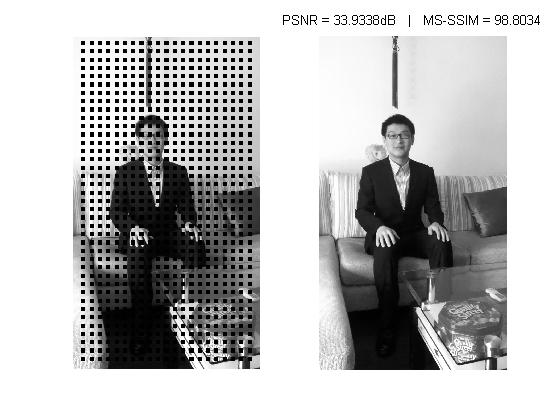
%> input picture SLP/006.jpg, 560 x 420 px
$ octave run.m   (GNU Octave 9; MATLAB toolbox functions it lacks are replaced by stand-ins)
%> lines starting %> are read from the running program, lines starting %| are printed output that depends on the picture; in (x1, y1, x2, y2) boxes, pixels count from 0 and x2, y2 are one past the last pixel; in counts of white or black regions, pixels touching at a corner belong together; the program's own positions count from 1
### SLP/simuLoss.m
%This function simulates damages in the received frame corresponding to the
%loss of one NALU (i.e. slice) given a slicing mode and the slice to be
%lost

function [y centers] = simuLoss(img, mb_size, nSlices, nLoss, mode)

% INPUT:
%   img     - original frame
%   nSlice  - number of slices the image is made of
%   nLoss   - indicates the slice that is lost
%   mb_size - macroblock dimensions

% OUTPUT:
%   y       - damaged frame, missing pixels are set to -1
%   centers - 2xN vector, where N is the number of missing macroblocks
%           - [row_1 row_2 ... row_N;
%              col_1 col_2 ... col_N]
%           - row_i (col_i) indicates the row (column) of the top-left
%            corner of the i^th missing macroblock
%

if nargin < 3
    mode = 'default';
end

y = img;
[rows cols] = size(img);

%Dispersed slicing, as described in Recommendation H.264
if strcmp(mode, 'dispersed')

    %Extracting variables needed for slicing (see Recommendation H.264)
    PicWidthInMbs = cols/mb_size;
    PicHeightInMbs = rows/mb_size;
    PicSizeInMapUnits = PicWidthInMbs * PicHeightInMbs;
    num_slice_groups_minus1 = nSlices - 1;
    mapUnitToSliceGroupMap = zeros(1,PicSizeInMapUnits);
    %%%%%%%%%%%%%%%%%%%%%%%%%%%%%%%%%%%%%%%%%%%%%%%%%%%%%%%%%%%%%%%%%%%

    %see 8.2.2.2 "Specification for dispersed slice group map type" in
    %Recommendation H.264 (p. 116)
    for i = 0:PicSizeInMapUnits-1
        mapUnitToSliceGroupMap(i+1)  = mod((mod(i,PicWidthInMbs) + floor((floor(i/PicWidthInMbs)*(num_slice_groups_minus1+1))/2)),(num_slice_groups_minus1+1));
    end

    %Setting the missing pixels to -1 and computing "centers"
    counter = 1;
    counter_centers = 1;
    centers = zeros(2,sum(mapUnitToSliceGroupMap(counter)+1 == nLoss));
    for i = 1:mb_size:rows-mb_size+1
        for j = 1:mb_size:cols-mb_size+1

            if mapUnitToSliceGroupMap(counter)+1 == nLoss
                y(i:i+mb_size-1,j:j+mb_size-1) = -ones(mb_size);
                centers(:,counter_centers) = [i;j];
                counter_centers = counter_centers + 1;
            end
            counter = counter + 1;

        end
    end

%Slicing for testing purposes, the "famous" 25% loss where every missing
%macroblock has all its 8 closest neighbouring macroblocks available
% (REFERENCE) XXXXXXXXXXXXXXXXXXXXXXXXXXXXXXXXXXX
elseif strcmp(mode, 'default')
    auxX = floor(cols/(2*mb_size));
    auxY = floor(rows/(2*2*mb_size));
    centers = zeros(2,auxX*auxY);
    counter = 1;

    for i = 1+mb_size:2*mb_size:rows
        for j = 1:2*mb_size:cols
            if i > 1 && i < rows - mb_size && j > 1 && j < cols - mb_size
                y(i:i+mb_size-1,j:j+mb_size-1) = -ones(mb_size);
                centers(:,counter) = [i;j];
                counter = counter + 1;
            end
        end
    end


elseif strcmp(mode, 'specify')
    % 本模式基于FMO TYPE2 丢失模式，构造成图像roi区域丢失
    PicWidthInMbs = cols/mb_size;    % 以块大小计量图片：宽度
    PicHeightInMbs = rows/mb_size;   % 高度
    PicSizeInMapUnits = PicWidthInMbs * PicHeightInMbs;    % 用块大小计算图像面积
    num_slice_groups_minus1 = nSlices - 1;    % nSlices:图像由多少slice组成
    mapUnitToSliceGroupMap = zeros(1,PicSizeInMapUnits);    %散布图做编号
    % configure
    mapUnitToSliceGroupMap(461:467) = 1;
    mapUnitToSliceGroupMap(461+32:467+32) = 1;
    mapUnitToSliceGroupMap(461+32*2:467+32*2) = 1;
    mapUnitToSliceGroupMap(461+32*3:467+32*3) = 1;


    % C实现为：
    % for( i = 0; i < p_Img->PicSizeInMapUnits; i++ ){
    % p_Img->MapUnitToSliceGroupMap [i] = (byte) (((i%p_Img->PicWidthInMbs)+(((i/p_Img->PicWidthInMbs)*(pps->num_slice_groups_minus1+1))>>1))
    %  %(pps->num_slice_groups_minus1+1));}

    %for i = 0:PicSizeInMapUnits-1
    %    mapUnitToSliceGroupMap(i+1)  = mod((mod(i,PicWidthInMbs) + floor((floor(i/PicWidthInMbs)*(num_slice_groups_minus1+1))/2)),(num_slice_groups_minus1+1));
    %end

    %Setting the missing pixels to -1 and computing param:centers:
    counter = 1;
    counter_centers = 1;

    centers = zeros(2,sum(mapUnitToSliceGroupMap(counter)+1 == nLoss));
    %centers?什么作用，为什么它是二维矩阵

    for i = 1:mb_size:rows-mb_size+1
        for j = 1:mb_size:cols-mb_size+1

            if mapUnitToSliceGroupMap(counter) == nLoss
                y(i:i+mb_size-1,j:j+mb_size-1) = -ones(mb_size);% 选定块置 -1
                centers(:,counter_centers) = [i;j];
                counter_centers = counter_centers + 1;
            end
            counter = counter + 1;

        end
    end


else
    display('Error: Invalid slicing mode')
end


end

### SLP/run.m
%%%%%%%%%%%%%%%%%%%%%%%%%%%%%%%%%%%%%%%%%%%%%%%%%%%%%%%%%%%%%%%%%%%%
%                                                                  %
%   Copyright (c) 2011 by                                          %
%   Jan Koloda                                                     %
%   Universidad de Granada, Granada, Spain                         %
%   - all rights reserved -                                        %
%                                                                  %
%   This is an implementation of the algorithm described in:       %
%   Koloda, J., Ostergaard, J., Jensen, S.H., Sanchez, V. and      %
%   Peinado, A.M. "Sequential Error Concealment for Video/Images   %
%   by Sparse Linear Prediction", IEEE Transactions on Multimedia, %
%   June 2013.                                                     %
%                                                                  %
%   This program is free of charge for personal and scientific     %
%   use (with proper citation). The author does NOT give up his    %
%   copyright. Any commercial use is prohibited.                   %
%   YOU ARE USING THIS PROGRAM AT YOUR OWN RISK! THE AUTHOR        %
%   IS NOT RESPONSIBLE FOR ANY DAMAGE OR DATA-LOSS CAUSED BY THE   %
%   USE OF THIS PROGRAM.                                           %
%                                                                  %
%   If you have any questions please contact:                      %
%                                                                  %
%   Jan Koloda                                                     %
%   Dpt. Signal Theory, Networking and Communication               %
%   Universidad de Granada                                         %
%   Granada, Spain                                                 %
%                                                                  %
%                                                                  %
%   email: janko @ ugr.es                                          %
%                                                                  %
%%%%%%%%%%%%%%%%%%%%%%%%%%%%%%%%%%%%%%%%%%%%%%%%%%%%%%%%%%%%%%%%%%%%

%% init
clear;
clc;

%% Loading the image and parsing it to grey level, if needed
[filename,pathname]=uigetfile({'*.tiff';'*.tif';'*.*';'*.bmp'},'图像文件');
%> the answer given: 006.jpg
file=[pathname,filename];
img = imread(file);
%> img is the input picture: size 420x560x3 uint8; min 0, max 255, mean 188.6
[r c d] = size(img);
%> r = 420; c = 560; d = 3
if d > 1
    img = double(rgb2gray(img));
%> img: size 420x560 double
else
    img = double(img);
end

%% Generating losses
tic    %开始计时

slice_to_be_lost = 1;
nSlices = 2;
mbSize = 16;
mode = 'specify';

%Cropping the image so it is made of an integer number of macroblocks %%%%%
img = img(1:floor(r/mbSize)*mbSize,1:floor(c/mbSize)*mbSize);
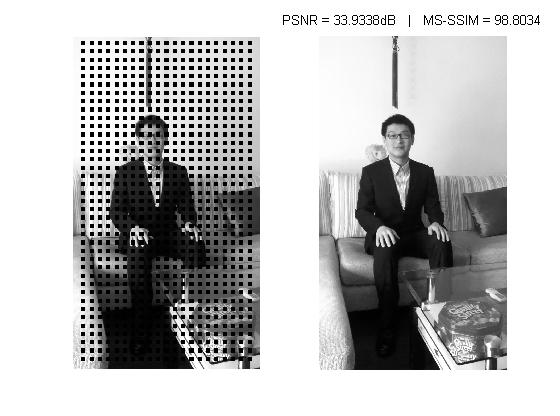
%> img: size 416x560 double; min 0, max 255, mean 187.9
[r c] = size(img);
%> r = 416
%%%%%%%%%%%%%%%%%%%%%%%%%%%%%%%%%%%%%%%%%%%%%%%%%%%%%%%%%%%%%%%%%%%%%%%%%%%

[mask centers] = simuLoss(img, mbSize, nSlices, slice_to_be_lost, mode);
%> after the loop in simuLoss, `for i = 1:mb_size:rows-mb_size+1`:
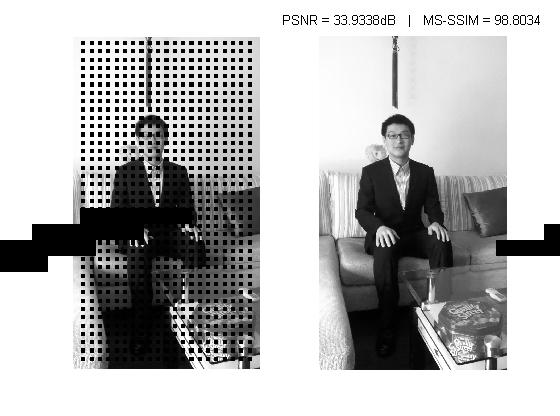
%> y: size 416x560 double; 3.08% of pixels changed, all inside (x1, y1, x2, y2) = (0, 208, 560, 272); drawn with min black and max white
%> after the loop in simuLoss, `for i = 1:mb_size:rows-mb_size+1`: centers = 28 columns, first 8: [209 209 209 209 209 209 209 225; 81 97 113 129 145 161 177 33]; counter = 911; counter_centers = 29
received_frame = mask;
[rows columns] = size(mask);
%> rows = 416; columns = 560

%% CONCEALMENT

global reliabilityMask
patchSize = 2;
borderReduction = 0;
bw = 20;
h = waitbar(0);
set(h,'Name','Processing')
for i = 1:length(centers(1,:))
    reliabilityMask = 2*ones(3*mbSize);
    r = centers(1,i);
    c = centers(2,i);

    % TOP-LEFT CORNER
    if r-mbSize<=0 && c-mbSize<=0
        blk = -ones(3*mbSize);
        blk(mbSize+1:end,mbSize+1:end) = received_frame(1:2*mbSize,1:2*mbSize);

    % BOTTOM-LEFT CORNER
    elseif r+mbSize+mbSize-1>rows && c-mbSize<=0
        blk = -ones(3*mbSize);
        blk(1:2*mbSize,mbSize+1:end) = received_frame(rows-2*mbSize+1:rows,1:2*mbSize);

    % TOP-RIGHT CORNER
    elseif r-mbSize<=0 && c+mbSize+mbSize-1>columns
        blk = -ones(3*mbSize);
        blk(mbSize+1:end,1:2*mbSize) = received_frame(r:r+mbSize+mbSize-1,c-mbSize:c+mbSize-1);

    % BOTTOM-RIGHT CORNER
    elseif r+mbSize+mbSize-1>rows && c+mbSize+mbSize-1>columns
        blk = -ones(3*mbSize);
        blk(1:2*mbSize,1:2*mbSize) = received_frame(r-mbSize:r+mbSize-1,c-mbSize:c+mbSize-1);

    % TOP SIDE
    elseif r-mbSize<=0
        blk = -ones(3*mbSize);
        blk(mbSize+1:end,:) = received_frame(r:r+mbSize+mbSize-1,c-mbSize:c+mbSize+mbSize-1);

    % BOTTOM SIDE
    elseif r+mbSize+mbSize-1>rows
        blk = -ones(3*mbSize);
        blk(1:2*mbSize,:) = received_frame(r-mbSize:rows,c-mbSize:c+mbSize+mbSize-1);

    % RIGHT SIDE
    elseif c+mbSize+mbSize-1>columns
        blk = -ones(3*mbSize);
        blk(:,1:2*mbSize) = received_frame(r-mbSize:r+mbSize+mbSize-1,c-mbSize:c+mbSize-1);

    % LEFT SIDE
    elseif c-mbSize<=0
        blk = -ones(3*mbSize);
        blk(:,mbSize+1:end) = received_frame(r-mbSize:r+mbSize+mbSize-1,c:c+mbSize+mbSize-1);

    % INTERIOR
    else
        blk = received_frame(r-mbSize:r+mbSize+mbSize-1,c-mbSize:c+mbSize+mbSize-1);
    end

    reliabilityMask(blk < 0) = -1;
%> (the run ends here)
